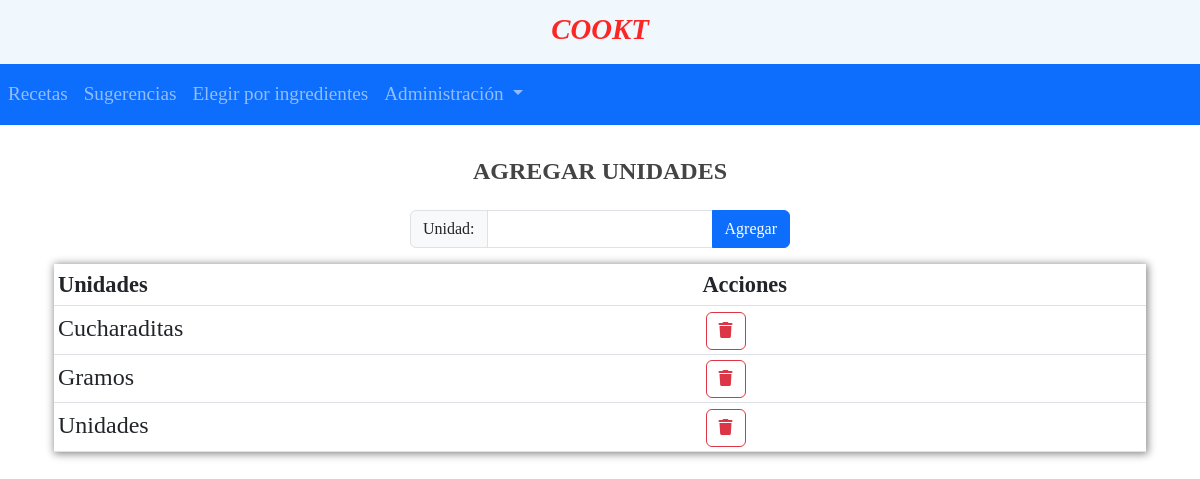
The app's page /views/add_units.php with its own data.
### tables this page shows
CREATE TABLE `units` (
  `unitid` int NOT NULL AUTO_INCREMENT,
  `unit` varchar(20) NOT NULL,
  PRIMARY KEY (`unitid`),
  UNIQUE KEY `unit` (`unit`)
);

### views/add_units.php (the view, shortened to what this page needs)
<?php
require_once ("../modules/head.php");
require_once ("../config/db_Connection.php");
require_once ("../modules/nav.php");
?>
<link rel="stylesheet" href="../styles/styles.css">
<main class="container p-4">
    <div class="row mt-2 text-center justify-content-center">
    <h3>AGREGAR UNIDADES</h3>
        <form class="mt-3 col-auto" method="POST" action="../actions/create.php" autocomplete="off">
            <div class="input-group mb-3">
                <label class="input-group-text" for="add_units">Unidad: </label>
                <input class="form-control" type="text" id="add_units" name="add_units">
                <input  class="btn btn-primary" type="submit" value="Agregar">
            </div>
        </form>
    </div>
    <div>
        <table class="table table-sm">
            <thead>
                <tr>
                    <th>Unidades</th>
                    <th>Acciones</th>
                </tr>
            </thead>
            <tbody>
                <?php
                    $sql = "SELECT unit FROM units";
                    $result = $conn -> query($sql);
                    if($result -> num_rows > 0){
                        while($row = $result -> fetch_assoc()){
                            $html = "<tr>";
                            $html .= "<td>" . ucfirst($row['unit']) . "</td>";
                            $html .= "<td>";
                            $html .= "<a href='../actions/delete.php?unitname=" . $row['unit'] . "' " . "class='btn btn-outline-danger' title='Eliminar'><i class='fa-solid fa-trash'></i></a>";
                            $html .= "</td>";
                            $html .= "</tr>";
                            echo $html;
                        }
                    }
                ?>
            </tbody>
        </table>
    </div>
</main>
<?php
require_once ("../modules/footer.php");
?>

### styles/styles.css (style rules this page uses)
* { font-family:'Times New Roman', Times, serif; box-sizing: border-box; margin: 0; padding: 0; }
h3 { font-size: 1.5rem; color: #444; font-weight: bold; }
.btn-outline-danger { margin-left: 0.2rem; }
table { box-shadow: 1px 1px 8px 1px #888; }
thead { background-color:#444444; }
thead tr { font-weight: bold; font-size: 1.4rem; color:#ffffff; }
tbody { background-color:rgb(255, 246, 234); }
table td a { text-decoration:none; color: rgb(22, 182, 4); }
table td, p, ul li, ol li, li a { font-size: 1.5rem; color: rgb(22, 182, 4); text-decoration: none; }
label, select, input, option { font-size: 1.2rem; }

### records on screen
units: unit "Cucharaditas"
units: unit "Gramos"
units: unit "Unidades"
